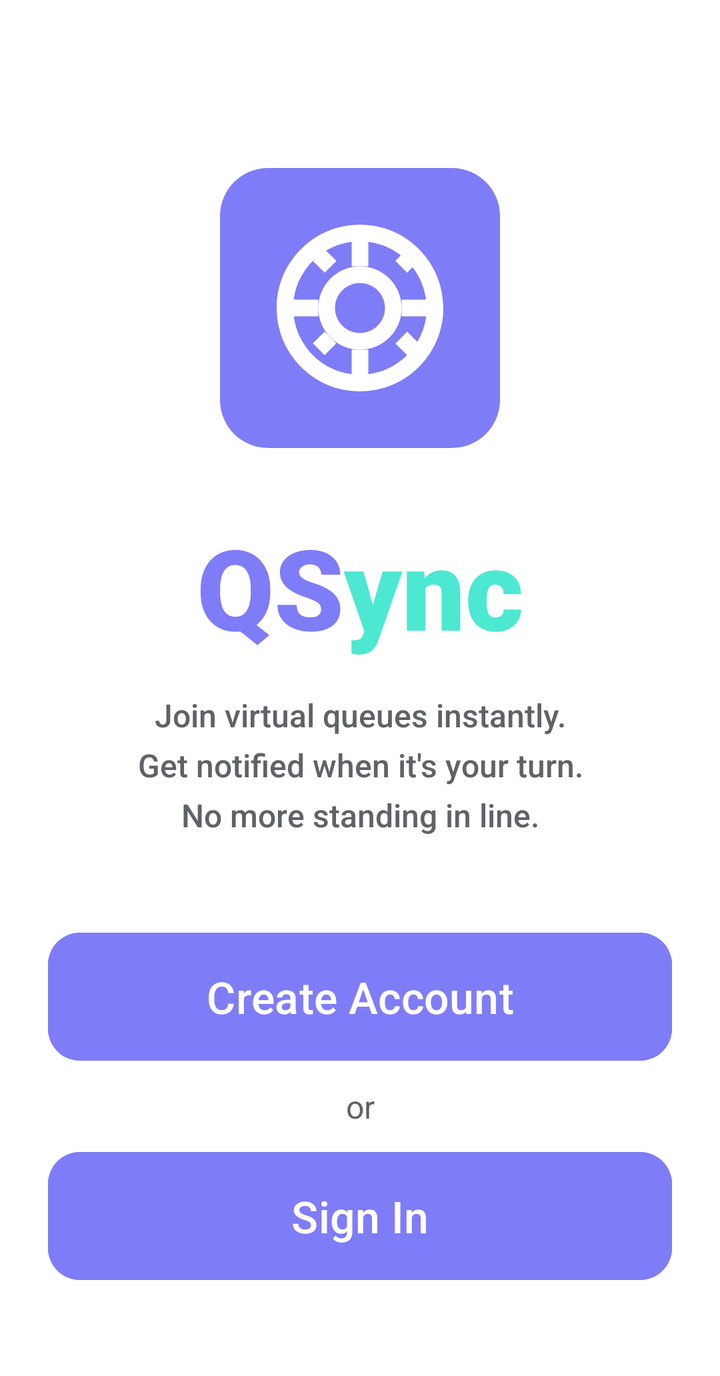
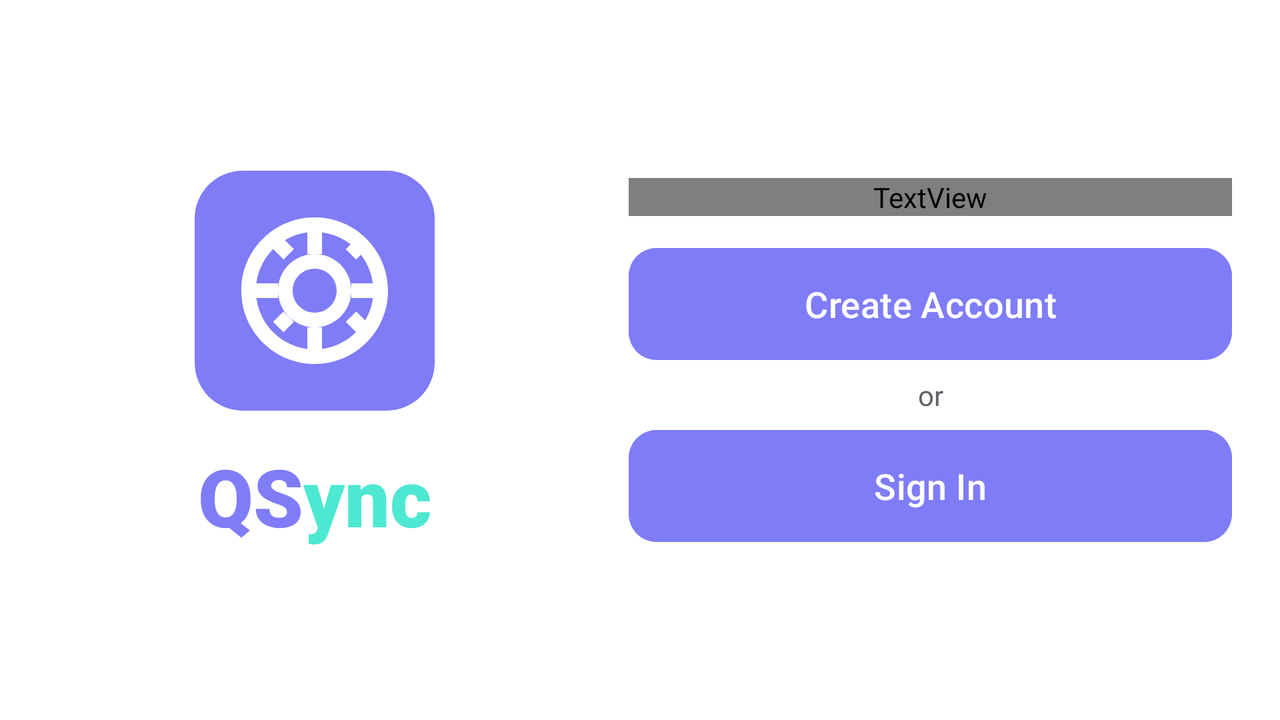

An Android layout and its configuration variant, each rendered on a device that would load it. The default file and the variant file are quoted in full after the pictures.
<!-- AndroidManifest.xml: application theme Theme.QSync -->
<!-- res/layout/activity_main.xml -->
<?xml version="1.0" encoding="utf-8"?>
<androidx.core.widget.NestedScrollView xmlns:android="http://schemas.android.com/apk/res/android"
    xmlns:app="http://schemas.android.com/apk/res-auto"
    xmlns:tools="http://schemas.android.com/tools"
    android:id="@+id/main"
    android:layout_width="match_parent"
    android:layout_height="match_parent"
    android:background="@color/app_background"
    android:fillViewport="true"
    tools:context=".MainActivity">

    <androidx.constraintlayout.widget.ConstraintLayout
        android:layout_width="match_parent"
        android:layout_height="wrap_content"
        android:padding="24dp">

        <FrameLayout
            android:id="@+id/logo_container"
            android:layout_width="140dp"
            android:layout_height="140dp"
            android:layout_marginTop="60dp"
            android:background="@drawable/bg_logo"
            android:padding="20dp"
            app:layout_constraintEnd_toEndOf="parent"
            app:layout_constraintStart_toStartOf="parent"
            app:layout_constraintTop_toTopOf="parent">

            <ImageView
                android:layout_width="match_parent"
                android:layout_height="match_parent"
                android:contentDescription="@string/logo_description"
                android:src="@drawable/ic_qsync_logo"
                app:tint="@color/white" />
        </FrameLayout>

        <LinearLayout
            android:id="@+id/title_container"
            android:layout_width="wrap_content"
            android:layout_height="wrap_content"
            android:layout_marginTop="32dp"
            android:orientation="horizontal"
            app:layout_constraintEnd_toEndOf="parent"
            app:layout_constraintStart_toStartOf="parent"
            app:layout_constraintTop_toBottomOf="@id/logo_container">

            <TextView
                android:layout_width="wrap_content"
                android:layout_height="wrap_content"
                android:fontFamily="sans-serif-black"
                android:text="@string/q_letter"
                android:textColor="@color/brand_purple"
                android:textSize="56sp" />

            <TextView
                android:layout_width="wrap_content"
                android:layout_height="wrap_content"
                android:fontFamily="sans-serif-black"
                android:text="@string/sync_text"
                android:textColor="@color/brand_teal"
                android:textSize="56sp" />
        </LinearLayout>

        <TextView
            android:id="@+id/description"
            android:layout_width="0dp"
            android:layout_height="wrap_content"
            android:layout_marginStart="16dp"
            android:layout_marginTop="16dp"
            android:layout_marginEnd="16dp"
            android:fontFamily="sans-serif-medium"
            android:gravity="center"
            android:lineSpacingExtra="6dp"
            android:text="@string/app_description"
            android:textColor="@color/app_text_secondary"
            android:textSize="16sp"
            app:layout_constraintEnd_toEndOf="parent"
            app:layout_constraintStart_toStartOf="parent"
            app:layout_constraintTop_toBottomOf="@id/title_container" />

        <com.google.android.material.button.MaterialButton
            android:id="@+id/btn_create_account"
            android:layout_width="match_parent"
            android:layout_height="64dp"
            android:layout_marginTop="48dp"
            android:backgroundTint="@color/brand_purple"
            android:fontFamily="sans-serif-medium"
            android:insetTop="0dp"
            android:insetBottom="0dp"
            android:text="@string/create_account"
            android:textAllCaps="false"
            android:textColor="@color/white"
            android:textSize="22sp"
            app:cornerRadius="16dp"
            app:layout_constraintTop_toBottomOf="@+id/description" />

        <TextView
            android:id="@+id/tv_or"
            android:layout_width="wrap_content"
            android:layout_height="wrap_content"
            android:layout_marginTop="12dp"
            android:text="@string/or_text"
            android:textColor="@color/app_text_secondary"
            android:textSize="16sp"
            app:layout_constraintEnd_toEndOf="parent"
            app:layout_constraintStart_toStartOf="parent"
            app:layout_constraintTop_toBottomOf="@+id/btn_create_account" />

        <com.google.android.material.button.MaterialButton
            android:id="@+id/btn_sign_in"
            android:layout_width="match_parent"
            android:layout_height="64dp"
            android:layout_marginTop="12dp"
            android:layout_marginBottom="24dp"
            android:backgroundTint="@color/brand_purple"
            android:fontFamily="sans-serif-medium"
            android:insetTop="0dp"
            android:insetBottom="0dp"
            android:text="@string/sign_in"
            android:textAllCaps="false"
            android:textColor="@color/white"
            android:textSize="22sp"
            app:cornerRadius="16dp"
            app:layout_constraintBottom_toBottomOf="parent"
            app:layout_constraintTop_toBottomOf="@+id/tv_or" />

    </androidx.constraintlayout.widget.ConstraintLayout>
</androidx.core.widget.NestedScrollView>
<!-- resources referenced by this layout -->
<resources>
  <color name="app_background">#FFFFFF</color>
  <color name="app_text_secondary">#5F6368</color>
  <color name="brand_purple">#7F7CF7</color>
  <color name="brand_teal">#4DE8D1</color>
  <color name="white">#FFFFFFFF</color>
  <!-- drawable bg_logo (drawable) -->
  <?xml version="1.0" encoding="utf-8"?>
  <shape xmlns:android="http://schemas.android.com/apk/res/android">
      <solid android:color="@color/brand_purple" />
      <corners android:radius="24dp" />
  </shape>
  <!-- drawable ic_qsync_logo (drawable) -->
  <?xml version="1.0" encoding="utf-8"?>
  <vector xmlns:android="http://schemas.android.com/apk/res/android"
      android:width="200dp"
      android:height="200dp"
      android:viewportWidth="24"
      android:viewportHeight="24">
      <path
          android:fillColor="#FFFFFF"
          android:pathData="M12,2C6.48,2 2,6.48 2,12s4.48,10 10,10 10,-4.48 10,-10S17.52,2 12,2zM12,20c-4.41,0 -8,-3.59 -8,-8s3.59,-8 8,-8 8,3.59 8,8 -3.59,8 -8,8z" />
      <path
          android:fillColor="#FFFFFF"
          android:pathData="M12,7c-2.76,0 -5,2.24 -5,5s2.24,5 5,5 5,-2.24 5,-5 -2.24,-5 -5,-5zM12,15c-1.66,0 -3,-1.34 -3,-3s1.34,-3 3,-3 3,1.34 3,3 -1.34,3 -3,3z" />
      <path
          android:fillColor="#FFFFFF"
          android:pathData="M11,4h2v3h-2zM11,17h2v3h-2zM17,11h3v2h-3zM4,11h3v2h-3z" />
      <path
          android:fillColor="#FFFFFF"
          android:pathData="M16.24,6.34l1.41,-1.41 1.41,1.41 -1.41,1.41zM6.34,16.24l1.41,-1.41 1.41,1.41 -1.41,1.41zM17.66,17.66l-1.41,-1.41 1.41,-1.41 1.41,1.41zM7.76,7.76l-1.41,-1.41 1.41,-1.41 1.41,1.41z" />
  </vector>
  <string name="app_description">Join virtual queues instantly.\nGet notified when it\'s your turn.\nNo more standing in line.</string>
  <string name="create_account">Create Account</string>
  <string name="logo_description">QSync Logo</string>
  <string name="or_text">or</string>
  <string name="q_letter">QS</string>
  <string name="sign_in">Sign In</string>
  <string name="sync_text">ync</string>
  <style name="Theme.QSync" parent="Base.Theme.QSync" />
  <style name="Base.Theme.QSync" parent="Theme.Material3.DayNight.NoActionBar">
          
      </style>
</resources>
<!-- res/layout-land/activity_main.xml (the repository's variant of the layout above) -->
<!-- drawn on the phone turned sideways -->
<?xml version="1.0" encoding="utf-8"?>
<androidx.core.widget.NestedScrollView xmlns:android="http://schemas.android.com/apk/res/android"
    xmlns:app="http://schemas.android.com/apk/res-auto"
    xmlns:tools="http://schemas.android.com/tools"
    android:id="@+id/main"
    android:layout_width="match_parent"
    android:layout_height="match_parent"
    android:background="@color/app_background"
    android:fillViewport="true"
    tools:context=".MainActivity">

    <androidx.constraintlayout.widget.ConstraintLayout
        android:layout_width="match_parent"
        android:layout_height="wrap_content"
        android:padding="24dp">

        <androidx.constraintlayout.widget.Guideline
            android:id="@+id/guideline"
            android:layout_width="wrap_content"
            android:layout_height="wrap_content"
            android:orientation="vertical"
            app:layout_constraintGuide_percent="0.45" />

        
        <FrameLayout
            android:id="@+id/logo_container"
            android:layout_width="120dp"
            android:layout_height="120dp"
            android:background="@drawable/bg_logo"
            android:padding="16dp"
            app:layout_constraintBottom_toTopOf="@+id/title_container"
            app:layout_constraintEnd_toStartOf="@+id/guideline"
            app:layout_constraintStart_toStartOf="parent"
            app:layout_constraintTop_toTopOf="parent"
            app:layout_constraintVertical_chainStyle="packed">

            <ImageView
                android:layout_width="match_parent"
                android:layout_height="match_parent"
                android:contentDescription="@string/logo_description"
                android:src="@drawable/ic_qsync_logo"
                app:tint="@color/white" />
        </FrameLayout>

        <LinearLayout
            android:id="@+id/title_container"
            android:layout_width="wrap_content"
            android:layout_height="wrap_content"
            android:layout_marginTop="16dp"
            android:orientation="horizontal"
            app:layout_constraintBottom_toBottomOf="parent"
            app:layout_constraintEnd_toStartOf="@+id/guideline"
            app:layout_constraintStart_toStartOf="parent"
            app:layout_constraintTop_toBottomOf="@id/logo_container">

            <TextView
                android:layout_width="wrap_content"
                android:layout_height="wrap_content"
                android:fontFamily="sans-serif-black"
                android:text="@string/q_letter"
                android:textColor="@color/brand_purple"
                android:textSize="40sp" />

            <TextView
                android:layout_width="wrap_content"
                android:layout_height="wrap_content"
                android:fontFamily="sans-serif-black"
                android:text="@string/sync_text"
                android:textColor="@color/brand_teal"
                android:textSize="40sp" />
        </LinearLayout>

        
        <TextView
            android:id="@+id/description"
            android:layout_width="0dp"
            android:layout_height="wrap_content"
            android:layout_marginStart="24dp"
            android:fontFamily="Syne"
            android:gravity="center"
            android:lineSpacingExtra="4dp"
            android:text="@string/app_description"
            android:textColor="@color/app_text_secondary"
            android:textSize="14sp"
            app:layout_constraintBottom_toTopOf="@+id/btn_create_account"
            app:layout_constraintEnd_toEndOf="parent"
            app:layout_constraintStart_toEndOf="@+id/guideline"
            app:layout_constraintTop_toTopOf="parent"
            app:layout_constraintVertical_chainStyle="packed" />

        <com.google.android.material.button.MaterialButton
            android:id="@+id/btn_create_account"
            android:layout_width="0dp"
            android:layout_height="56dp"
            android:layout_marginTop="16dp"
            android:backgroundTint="@color/brand_purple"
            android:fontFamily="sans-serif-medium"
            android:insetTop="0dp"
            android:insetBottom="0dp"
            android:text="@string/create_account"
            android:textAllCaps="false"
            android:textColor="@color/white"
            android:textSize="18sp"
            app:cornerRadius="14dp"
            app:layout_constraintBottom_toTopOf="@+id/tv_or"
            app:layout_constraintEnd_toEndOf="@+id/description"
            app:layout_constraintStart_toStartOf="@+id/description"
            app:layout_constraintTop_toBottomOf="@+id/description" />

        <TextView
            android:id="@+id/tv_or"
            android:layout_width="wrap_content"
            android:layout_height="wrap_content"
            android:layout_marginTop="8dp"
            android:layout_marginBottom="8dp"
            android:text="@string/or_text"
            android:textColor="@color/app_text_secondary"
            android:textSize="14sp"
            app:layout_constraintBottom_toTopOf="@+id/btn_sign_in"
            app:layout_constraintEnd_toEndOf="@+id/btn_create_account"
            app:layout_constraintStart_toStartOf="@+id/btn_create_account"
            app:layout_constraintTop_toBottomOf="@+id/btn_create_account" />

        <com.google.android.material.button.MaterialButton
            android:id="@+id/btn_sign_in"
            android:layout_width="0dp"
            android:layout_height="56dp"
            android:backgroundTint="@color/brand_purple"
            android:fontFamily="sans-serif-medium"
            android:insetTop="0dp"
            android:insetBottom="0dp"
            android:text="@string/sign_in"
            android:textAllCaps="false"
            android:textColor="@color/white"
            android:textSize="18sp"
            app:cornerRadius="14dp"
            app:layout_constraintBottom_toBottomOf="parent"
            app:layout_constraintEnd_toEndOf="@+id/btn_create_account"
            app:layout_constraintStart_toStartOf="@+id/btn_create_account"
            app:layout_constraintTop_toBottomOf="@+id/tv_or" />

    </androidx.constraintlayout.widget.ConstraintLayout>
</androidx.core.widget.NestedScrollView>
